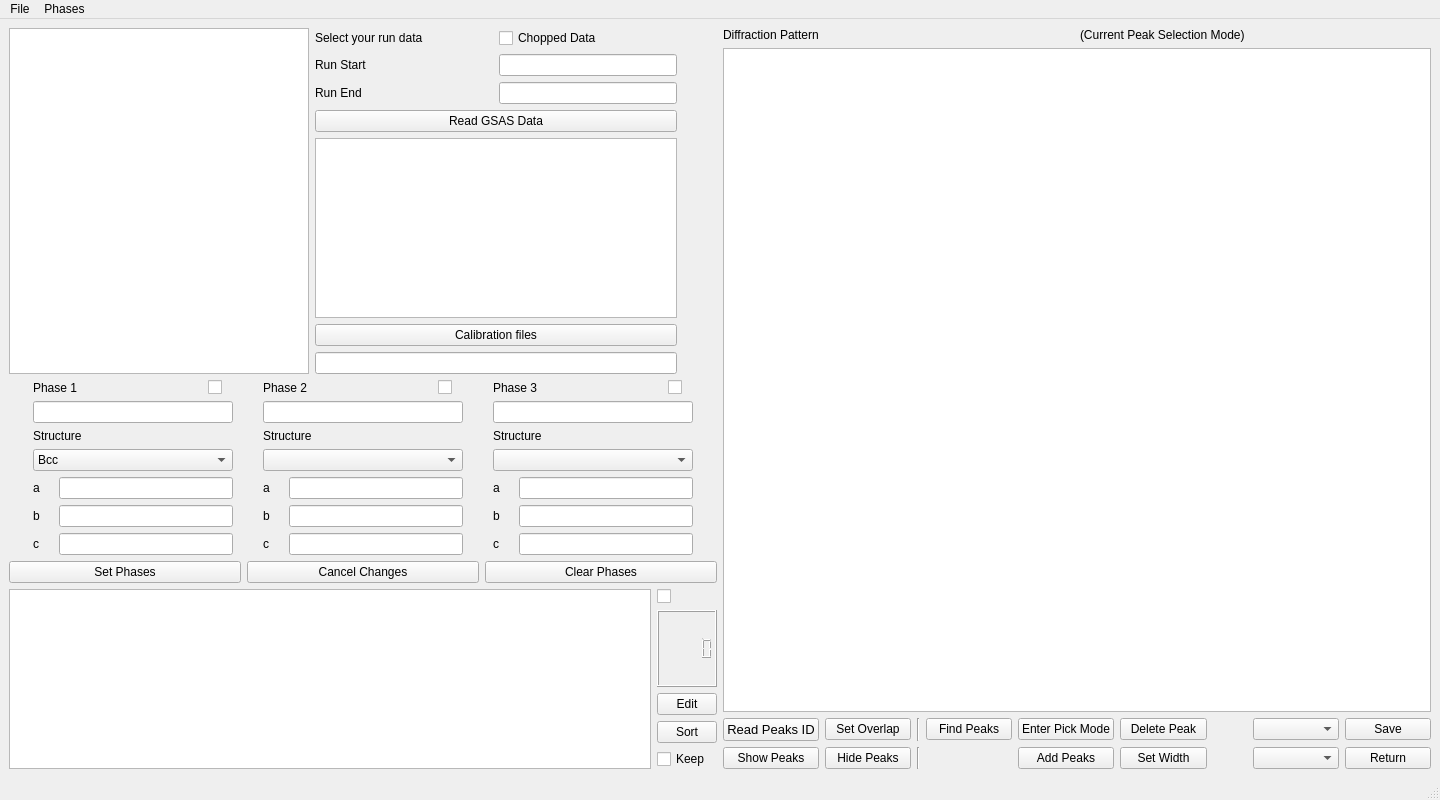
<?xml version="1.0" encoding="UTF-8"?>
<ui version="4.0">
 <class>MainWindow</class>
 <widget class="QMainWindow" name="MainWindow">
  <property name="geometry">
   <rect>
    <x>0</x>
    <y>0</y>
    <width>1440</width>
    <height>800</height>
   </rect>
  </property>
  <property name="windowTitle">
   <string>MainWindow</string>
  </property>
  <widget class="QWidget" name="centralwidget">
   <layout class="QGridLayout" name="gridLayout_3">
    <item row="0" column="0">
     <layout class="QHBoxLayout" name="horizontalLayout_18">
      <item>
       <layout class="QVBoxLayout" name="verticalLayout_10">
        <item>
         <layout class="QHBoxLayout" name="horizontalLayout_13">
          <item>
           <layout class="QGridLayout" name="gridLayout_4">
            <item row="0" column="0">
             <widget class="SinglePeakFitManageTree" name="treeView_iptsRun">
              <property name="sizePolicy">
               <sizepolicy hsizetype="Preferred" vsizetype="Expanding">
                <horstretch>0</horstretch>
                <verstretch>0</verstretch>
               </sizepolicy>
              </property>
              <property name="minimumSize">
               <size>
                <width>60</width>
                <height>0</height>
               </size>
              </property>
              <property name="maximumSize">
               <size>
                <width>300</width>
                <height>16777215</height>
               </size>
              </property>
             </widget>
            </item>
           </layout>
          </item>
          <item>
           <layout class="QVBoxLayout" name="verticalLayout_2">
            <item>
             <layout class="QHBoxLayout" name="horizontalLayout"/>
            </item>
            <item>
             <layout class="QHBoxLayout" name="horizontalLayout_2">
              <item>
               <widget class="QLabel" name="label_11">
                <property name="text">
                 <string>Select your run data</string>
                </property>
               </widget>
              </item>
              <item>
               <widget class="QCheckBox" name="checkBox_3">
                <property name="text">
                 <string>Chopped Data</string>
                </property>
               </widget>
              </item>
             </layout>
            </item>
            <item>
             <layout class="QGridLayout" name="gridLayout">
              <item row="0" column="1">
               <widget class="QLineEdit" name="lineEdit_startRunNumber">
                <property name="sizePolicy">
                 <sizepolicy hsizetype="Preferred" vsizetype="Fixed">
                  <horstretch>0</horstretch>
                  <verstretch>0</verstretch>
                 </sizepolicy>
                </property>
                <property name="maximumSize">
                 <size>
                  <width>200</width>
                  <height>16777215</height>
                 </size>
                </property>
               </widget>
              </item>
              <item row="1" column="0">
               <widget class="QLabel" name="label_26">
                <property name="text">
                 <string>Run End</string>
                </property>
               </widget>
              </item>
              <item row="1" column="1">
               <widget class="QLineEdit" name="lineEdit_endRunNumber">
                <property name="sizePolicy">
                 <sizepolicy hsizetype="Preferred" vsizetype="Fixed">
                  <horstretch>0</horstretch>
                  <verstretch>0</verstretch>
                 </sizepolicy>
                </property>
                <property name="maximumSize">
                 <size>
                  <width>200</width>
                  <height>16777215</height>
                 </size>
                </property>
               </widget>
              </item>
              <item row="0" column="0">
               <widget class="QLabel" name="label">
                <property name="text">
                 <string>Run Start</string>
                </property>
               </widget>
              </item>
             </layout>
            </item>
            <item>
             <layout class="QHBoxLayout" name="horizontalLayout_3">
              <item>
               <widget class="QPushButton" name="pushButton_readData">
                <property name="toolTip">
                 <string>&lt;html&gt;&lt;head/&gt;&lt;body&gt;&lt;p&gt;push this button wil have blabla effect!&lt;/p&gt;&lt;/body&gt;&lt;/html&gt;</string>
                </property>
                <property name="text">
                 <string>Read GSAS Data</string>
                </property>
               </widget>
              </item>
             </layout>
            </item>
            <item>
             <widget class="QTableWidget" name="tableWidget_existingPeakFile">
              <property name="sizePolicy">
               <sizepolicy hsizetype="Preferred" vsizetype="Expanding">
                <horstretch>0</horstretch>
                <verstretch>0</verstretch>
               </sizepolicy>
              </property>
              <property name="maximumSize">
               <size>
                <width>1000</width>
                <height>16777215</height>
               </size>
              </property>
              <property name="toolTip">
               <string>&lt;html&gt;&lt;head/&gt;&lt;body&gt;&lt;p&gt;Contain the overall ifnormation of all peak information. &lt;/p&gt;&lt;p&gt;List all the peak files that available for this IPTS&lt;/p&gt;&lt;/body&gt;&lt;/html&gt;</string>
              </property>
             </widget>
            </item>
            <item>
             <widget class="QPushButton" name="pushButton_loadCalibFile">
              <property name="toolTip">
               <string>&lt;html&gt;&lt;head/&gt;&lt;body&gt;&lt;p&gt;Vanadium calibration file for the loaded run&lt;/p&gt;&lt;p&gt;&lt;br/&gt;&lt;/p&gt;&lt;p&gt;(need to confirm that the calibration file is 'vanadium' calibration file)&lt;/p&gt;&lt;/body&gt;&lt;/html&gt;</string>
              </property>
              <property name="text">
               <string>Calibration files</string>
              </property>
             </widget>
            </item>
            <item>
             <widget class="QLineEdit" name="lineEdit_vanadiumCalibrationFile">
              <property name="sizePolicy">
               <sizepolicy hsizetype="Preferred" vsizetype="Fixed">
                <horstretch>0</horstretch>
                <verstretch>0</verstretch>
               </sizepolicy>
              </property>
              <property name="maximumSize">
               <size>
                <width>400</width>
                <height>16777215</height>
               </size>
              </property>
              <property name="text">
               <string/>
              </property>
             </widget>
            </item>
           </layout>
          </item>
          <item>
           <spacer name="horizontalSpacer_2">
            <property name="orientation">
             <enum>Qt::Horizontal</enum>
            </property>
            <property name="sizeType">
             <enum>QSizePolicy::Preferred</enum>
            </property>
            <property name="sizeHint" stdset="0">
             <size>
              <width>40</width>
              <height>20</height>
             </size>
            </property>
           </spacer>
          </item>
         </layout>
        </item>
        <item>
         <layout class="QGridLayout" name="gridLayout_8">
          <item row="4" column="0">
           <layout class="QGridLayout" name="gridLayout_9">
            <item row="1" column="1">
             <widget class="QLineEdit" name="lineEdit_b1">
              <property name="sizePolicy">
               <sizepolicy hsizetype="Preferred" vsizetype="Fixed">
                <horstretch>0</horstretch>
                <verstretch>0</verstretch>
               </sizepolicy>
              </property>
              <property name="maximumSize">
               <size>
                <width>200</width>
                <height>16777215</height>
               </size>
              </property>
             </widget>
            </item>
            <item row="0" column="1">
             <widget class="QLineEdit" name="lineEdit_a1">
              <property name="sizePolicy">
               <sizepolicy hsizetype="Preferred" vsizetype="Fixed">
                <horstretch>0</horstretch>
                <verstretch>0</verstretch>
               </sizepolicy>
              </property>
              <property name="maximumSize">
               <size>
                <width>200</width>
                <height>16777215</height>
               </size>
              </property>
             </widget>
            </item>
            <item row="0" column="0">
             <widget class="QLabel" name="label_17">
              <property name="maximumSize">
               <size>
                <width>20</width>
                <height>16777215</height>
               </size>
              </property>
              <property name="text">
               <string>a</string>
              </property>
             </widget>
            </item>
            <item row="2" column="1">
             <widget class="QLineEdit" name="lineEdit_c1">
              <property name="sizePolicy">
               <sizepolicy hsizetype="Preferred" vsizetype="Fixed">
                <horstretch>0</horstretch>
                <verstretch>0</verstretch>
               </sizepolicy>
              </property>
              <property name="maximumSize">
               <size>
                <width>200</width>
                <height>16777215</height>
               </size>
              </property>
             </widget>
            </item>
            <item row="1" column="0">
             <widget class="QLabel" name="label_18">
              <property name="maximumSize">
               <size>
                <width>20</width>
                <height>16777215</height>
               </size>
              </property>
              <property name="text">
               <string>b</string>
              </property>
             </widget>
            </item>
            <item row="2" column="0">
             <widget class="QLabel" name="label_19">
              <property name="maximumSize">
               <size>
                <width>20</width>
                <height>16777215</height>
               </size>
              </property>
              <property name="text">
               <string>c</string>
              </property>
             </widget>
            </item>
           </layout>
          </item>
          <item row="4" column="2">
           <layout class="QGridLayout" name="gridLayout_12">
            <item row="1" column="0">
             <widget class="QLabel" name="label_23">
              <property name="maximumSize">
               <size>
                <width>20</width>
                <height>16777215</height>
               </size>
              </property>
              <property name="text">
               <string>b</string>
              </property>
             </widget>
            </item>
            <item row="1" column="1">
             <widget class="QLineEdit" name="lineEdit_b3">
              <property name="sizePolicy">
               <sizepolicy hsizetype="Preferred" vsizetype="Fixed">
                <horstretch>0</horstretch>
                <verstretch>0</verstretch>
               </sizepolicy>
              </property>
              <property name="maximumSize">
               <size>
                <width>200</width>
                <height>16777215</height>
               </size>
              </property>
             </widget>
            </item>
            <item row="0" column="1">
             <widget class="QLineEdit" name="lineEdit_a3">
              <property name="sizePolicy">
               <sizepolicy hsizetype="Preferred" vsizetype="Fixed">
                <horstretch>0</horstretch>
                <verstretch>0</verstretch>
               </sizepolicy>
              </property>
              <property name="maximumSize">
               <size>
                <width>200</width>
                <height>16777215</height>
               </size>
              </property>
             </widget>
            </item>
            <item row="2" column="1">
             <widget class="QLineEdit" name="lineEdit_c3">
              <property name="sizePolicy">
               <sizepolicy hsizetype="Preferred" vsizetype="Fixed">
                <horstretch>0</horstretch>
                <verstretch>0</verstretch>
               </sizepolicy>
              </property>
              <property name="maximumSize">
               <size>
                <width>200</width>
                <height>16777215</height>
               </size>
              </property>
             </widget>
            </item>
            <item row="0" column="0">
             <widget class="QLabel" name="label_8">
              <property name="text">
               <string>a</string>
              </property>
             </widget>
            </item>
            <item row="2" column="0">
             <widget class="QLabel" name="label_9">
              <property name="text">
               <string>c</string>
              </property>
             </widget>
            </item>
           </layout>
          </item>
          <item row="3" column="0">
           <widget class="QComboBox" name="comboBox_structure1">
            <property name="maximumSize">
             <size>
              <width>200</width>
              <height>16777215</height>
             </size>
            </property>
            <item>
             <property name="text">
              <string>Bcc</string>
             </property>
            </item>
            <item>
             <property name="text">
              <string>Fcc</string>
             </property>
            </item>
            <item>
             <property name="text">
              <string>HCP</string>
             </property>
            </item>
           </widget>
          </item>
          <item row="1" column="2">
           <widget class="QLineEdit" name="lineEdit_phaseName3">
            <property name="sizePolicy">
             <sizepolicy hsizetype="Preferred" vsizetype="Fixed">
              <horstretch>0</horstretch>
              <verstretch>0</verstretch>
             </sizepolicy>
            </property>
            <property name="maximumSize">
             <size>
              <width>200</width>
              <height>16777215</height>
             </size>
            </property>
           </widget>
          </item>
          <item row="2" column="0">
           <widget class="QLabel" name="label_21">
            <property name="maximumSize">
             <size>
              <width>200</width>
              <height>16777215</height>
             </size>
            </property>
            <property name="text">
             <string>Structure</string>
            </property>
           </widget>
          </item>
          <item row="1" column="1">
           <widget class="QLineEdit" name="lineEdit_phaseName2">
            <property name="sizePolicy">
             <sizepolicy hsizetype="Preferred" vsizetype="Fixed">
              <horstretch>0</horstretch>
              <verstretch>0</verstretch>
             </sizepolicy>
            </property>
            <property name="maximumSize">
             <size>
              <width>200</width>
              <height>16777215</height>
             </size>
            </property>
           </widget>
          </item>
          <item row="3" column="1">
           <widget class="QComboBox" name="comboBox_structure2">
            <property name="maximumSize">
             <size>
              <width>200</width>
              <height>16777215</height>
             </size>
            </property>
           </widget>
          </item>
          <item row="4" column="1">
           <layout class="QGridLayout" name="gridLayout_11">
            <item row="1" column="1">
             <widget class="QLineEdit" name="lineEdit_b2">
              <property name="sizePolicy">
               <sizepolicy hsizetype="Preferred" vsizetype="Fixed">
                <horstretch>0</horstretch>
                <verstretch>0</verstretch>
               </sizepolicy>
              </property>
              <property name="maximumSize">
               <size>
                <width>200</width>
                <height>16777215</height>
               </size>
              </property>
             </widget>
            </item>
            <item row="0" column="1">
             <widget class="QLineEdit" name="lineEdit_a2">
              <property name="sizePolicy">
               <sizepolicy hsizetype="Preferred" vsizetype="Fixed">
                <horstretch>0</horstretch>
                <verstretch>0</verstretch>
               </sizepolicy>
              </property>
              <property name="maximumSize">
               <size>
                <width>200</width>
                <height>16777215</height>
               </size>
              </property>
             </widget>
            </item>
            <item row="0" column="0">
             <widget class="QLabel" name="label_22">
              <property name="maximumSize">
               <size>
                <width>20</width>
                <height>16777215</height>
               </size>
              </property>
              <property name="text">
               <string>a</string>
              </property>
             </widget>
            </item>
            <item row="2" column="1">
             <widget class="QLineEdit" name="lineEdit_c2">
              <property name="sizePolicy">
               <sizepolicy hsizetype="Preferred" vsizetype="Fixed">
                <horstretch>0</horstretch>
                <verstretch>0</verstretch>
               </sizepolicy>
              </property>
              <property name="maximumSize">
               <size>
                <width>200</width>
                <height>16777215</height>
               </size>
              </property>
             </widget>
            </item>
            <item row="1" column="0">
             <widget class="QLabel" name="label_4">
              <property name="text">
               <string>b</string>
              </property>
             </widget>
            </item>
            <item row="2" column="0">
             <widget class="QLabel" name="label_7">
              <property name="text">
               <string>c</string>
              </property>
             </widget>
            </item>
           </layout>
          </item>
          <item row="2" column="2">
           <widget class="QLabel" name="label_6">
            <property name="text">
             <string>Structure</string>
            </property>
           </widget>
          </item>
          <item row="2" column="1">
           <widget class="QLabel" name="label_5">
            <property name="text">
             <string>Structure</string>
            </property>
           </widget>
          </item>
          <item row="3" column="2">
           <widget class="QComboBox" name="comboBox_structure3">
            <property name="maximumSize">
             <size>
              <width>200</width>
              <height>16777215</height>
             </size>
            </property>
           </widget>
          </item>
          <item row="1" column="0">
           <widget class="QLineEdit" name="lineEdit_phaseName1">
            <property name="sizePolicy">
             <sizepolicy hsizetype="Preferred" vsizetype="Fixed">
              <horstretch>0</horstretch>
              <verstretch>0</verstretch>
             </sizepolicy>
            </property>
            <property name="maximumSize">
             <size>
              <width>200</width>
              <height>16777215</height>
             </size>
            </property>
           </widget>
          </item>
          <item row="0" column="0">
           <layout class="QHBoxLayout" name="horizontalLayout_6">
            <item>
             <widget class="QLabel" name="label_16">
              <property name="maximumSize">
               <size>
                <width>200</width>
                <height>16777215</height>
               </size>
              </property>
              <property name="text">
               <string>Phase 1</string>
              </property>
             </widget>
            </item>
            <item>
             <widget class="QCheckBox" name="checkBox_usePhase1">
              <property name="maximumSize">
               <size>
                <width>25</width>
                <height>16777215</height>
               </size>
              </property>
              <property name="text">
               <string/>
              </property>
             </widget>
            </item>
           </layout>
          </item>
          <item row="0" column="1">
           <layout class="QHBoxLayout" name="horizontalLayout_7">
            <item>
             <widget class="QLabel" name="label_15">
              <property name="text">
               <string>Phase 2</string>
              </property>
             </widget>
            </item>
            <item>
             <widget class="QCheckBox" name="checkBox_usePhase2">
              <property name="maximumSize">
               <size>
                <width>25</width>
                <height>16777215</height>
               </size>
              </property>
              <property name="text">
               <string/>
              </property>
             </widget>
            </item>
           </layout>
          </item>
          <item row="0" column="2">
           <layout class="QHBoxLayout" name="horizontalLayout_8">
            <item>
             <widget class="QLabel" name="label_20">
              <property name="text">
               <string>Phase 3</string>
              </property>
             </widget>
            </item>
            <item>
             <widget class="QCheckBox" name="checkBox_usePhase3">
              <property name="maximumSize">
               <size>
                <width>25</width>
                <height>16777215</height>
               </size>
              </property>
              <property name="text">
               <string/>
              </property>
             </widget>
            </item>
           </layout>
          </item>
         </layout>
        </item>
        <item>
         <layout class="QHBoxLayout" name="horizontalLayout_5">
          <item>
           <widget class="QPushButton" name="pushButton_setPhases">
            <property name="text">
             <string>Set Phases</string>
            </property>
           </widget>
          </item>
          <item>
           <widget class="QPushButton" name="pushButton_cancelPhaseChange">
            <property name="text">
             <string>Cancel Changes</string>
            </property>
           </widget>
          </item>
          <item>
           <widget class="QPushButton" name="pushButton_clearPhase">
            <property name="text">
             <string>Clear Phases</string>
            </property>
           </widget>
          </item>
         </layout>
        </item>
        <item>
         <layout class="QHBoxLayout" name="horizontalLayout_4">
          <item>
           <widget class="PeakParameterTable" name="tableWidget_peakParameter">
            <property name="sizePolicy">
             <sizepolicy hsizetype="MinimumExpanding" vsizetype="Expanding">
              <horstretch>0</horstretch>
              <verstretch>0</verstretch>
             </sizepolicy>
            </property>
            <property name="toolTip">
             <string>&lt;html&gt;&lt;head/&gt;&lt;body&gt;&lt;p&gt;Peak width is the fitting range for 2 peaks.&lt;/p&gt;&lt;p&gt;It will be picked up by xmin and xmax of the graph&lt;/p&gt;&lt;p&gt;&lt;br/&gt;&lt;/p&gt;&lt;p&gt;Nomenclature:&lt;/p&gt;&lt;p&gt;1. width (vdrive): peak fit range = 6 * FWHM&lt;/p&gt;&lt;p&gt;2. If there are more than 1 peak overlapped, then use 'number of peak to notify that the number of peak overlapped'&lt;/p&gt;&lt;/body&gt;&lt;/html&gt;</string>
            </property>
           </widget>
          </item>
          <item>
           <layout class="QVBoxLayout" name="verticalLayout">
            <item>
             <widget class="QCheckBox" name="checkBox_selectPeaks">
              <property name="maximumSize">
               <size>
                <width>60</width>
                <height>16777215</height>
               </size>
              </property>
              <property name="text">
               <string/>
              </property>
             </widget>
            </item>
            <item>
             <widget class="QLCDNumber" name="lcdNumber">
              <property name="sizePolicy">
               <sizepolicy hsizetype="Minimum" vsizetype="Minimum">
                <horstretch>0</horstretch>
                <verstretch>0</verstretch>
               </sizepolicy>
              </property>
              <property name="maximumSize">
               <size>
                <width>60</width>
                <height>16777215</height>
               </size>
              </property>
              <property name="toolTip">
               <string>&lt;html&gt;&lt;head/&gt;&lt;body&gt;&lt;p&gt;Number of peaks&lt;/p&gt;&lt;/body&gt;&lt;/html&gt;</string>
              </property>
              <property name="layoutDirection">
               <enum>Qt::LeftToRight</enum>
              </property>
             </widget>
            </item>
            <item>
             <widget class="QPushButton" name="pushButton_editTableContents">
              <property name="maximumSize">
               <size>
                <width>60</width>
                <height>16777215</height>
               </size>
              </property>
              <property name="text">
               <string>Edit</string>
              </property>
             </widget>
            </item>
            <item>
             <widget class="QPushButton" name="pushButton_sortPeaks">
              <property name="maximumSize">
               <size>
                <width>60</width>
                <height>16777215</height>
               </size>
              </property>
              <property name="toolTip">
               <string>&lt;html&gt;&lt;head/&gt;&lt;body&gt;&lt;p&gt;Sort peaks by peak positions&lt;/p&gt;&lt;/body&gt;&lt;/html&gt;</string>
              </property>
              <property name="text">
               <string>Sort</string>
              </property>
             </widget>
            </item>
            <item>
             <widget class="QCheckBox" name="checkBox_keepPeaksInTable">
              <property name="toolTip">
               <string>&lt;html&gt;&lt;head/&gt;&lt;body&gt;&lt;p&gt;Keep peaks in the peak table while importing peaks from peak ID file&lt;/p&gt;&lt;/body&gt;&lt;/html&gt;</string>
              </property>
              <property name="text">
               <string>Keep</string>
              </property>
             </widget>
            </item>
           </layout>
          </item>
         </layout>
        </item>
       </layout>
      </item>
      <item>
       <layout class="QVBoxLayout" name="verticalLayout_8">
        <item>
         <layout class="QHBoxLayout" name="horizontalLayout_9">
          <item>
           <widget class="QLabel" name="label_diffractionMessage">
            <property name="text">
             <string>Diffraction Pattern</string>
            </property>
           </widget>
          </item>
          <item>
           <widget class="QLabel" name="label_peakSelectionMode">
            <property name="text">
             <string>(Current Peak Selection Mode)</string>
            </property>
           </widget>
          </item>
         </layout>
        </item>
        <item>
         <widget class="DiffractionPlotView" name="graphicsView_main"/>
        </item>
        <item>
         <layout class="QGridLayout" name="gridLayout_2">
          <item row="1" column="0">
           <widget class="QPushButton" name="pushButton_showPeaks">
            <property name="toolTip">
             <string>&lt;html&gt;&lt;head/&gt;&lt;body&gt;&lt;p&gt;Highlight selected peaks in the left table&lt;/p&gt;&lt;/body&gt;&lt;/html&gt;</string>
            </property>
            <property name="text">
             <string>Show Peaks</string>
            </property>
           </widget>
          </item>
          <item row="0" column="4">
           <widget class="QPushButton" name="pushButton_peakPickerMode">
            <property name="toolTip">
             <string>&lt;html&gt;&lt;head/&gt;&lt;body&gt;&lt;p&gt;Enter or leave peak picking mode&lt;/p&gt;&lt;/body&gt;&lt;/html&gt;</string>
            </property>
            <property name="text">
             <string>Enter Pick Mode</string>
            </property>
           </widget>
          </item>
          <item row="1" column="2">
           <widget class="Line" name="line_2">
            <property name="orientation">
             <enum>Qt::Vertical</enum>
            </property>
           </widget>
          </item>
          <item row="0" column="10">
           <widget class="QPushButton" name="pushButton_save">
            <property name="toolTip">
             <string>&lt;html&gt;&lt;head/&gt;&lt;body&gt;&lt;p&gt;push this button wil have blabla effect!&lt;/p&gt;&lt;/body&gt;&lt;/html&gt;</string>
            </property>
            <property name="text">
             <string>Save</string>
            </property>
           </widget>
          </item>
          <item row="1" column="10">
           <widget class="QPushButton" name="pushButton_return">
            <property name="toolTip">
             <string>&lt;html&gt;&lt;head/&gt;&lt;body&gt;&lt;p&gt;push this button wil have blabla effect!&lt;/p&gt;&lt;/body&gt;&lt;/html&gt;</string>
            </property>
            <property name="text">
             <string>Return</string>
            </property>
           </widget>
          </item>
          <item row="1" column="9">
           <widget class="QComboBox" name="comboBox_bankNumbers">
            <property name="toolTip">
             <string>&lt;html&gt;&lt;head/&gt;&lt;body&gt;&lt;p&gt;Bank numbers&lt;/p&gt;&lt;p&gt;It is a list of the available of bank numbers that are loaded.&lt;/p&gt;&lt;/body&gt;&lt;/html&gt;</string>
            </property>
           </widget>
          </item>
          <item row="0" column="9">
           <widget class="QComboBox" name="comboBox_runNumber">
            <property name="toolTip">
             <string>&lt;html&gt;&lt;head/&gt;&lt;body&gt;&lt;p&gt;Run number&lt;/p&gt;&lt;/body&gt;&lt;/html&gt;</string>
            </property>
           </widget>
          </item>
          <item row="0" column="8">
           <spacer name="horizontalSpacer">
            <property name="orientation">
             <enum>Qt::Horizontal</enum>
            </property>
            <property name="sizeType">
             <enum>QSizePolicy::Preferred</enum>
            </property>
            <property name="sizeHint" stdset="0">
             <size>
              <width>40</width>
              <height>20</height>
             </size>
            </property>
           </spacer>
          </item>
          <item row="0" column="6">
           <widget class="QPushButton" name="pushButton_deletePeaks">
            <property name="toolTip">
             <string>&lt;html&gt;&lt;head/&gt;&lt;body&gt;&lt;p&gt;Delete the selected peaks from peak table&lt;/p&gt;&lt;/body&gt;&lt;/html&gt;</string>
            </property>
            <property name="text">
             <string>Delete Peak</string>
            </property>
           </widget>
          </item>
          <item row="1" column="1">
           <widget class="QPushButton" name="pushButton_hidePeaks">
            <property name="text">
             <string>Hide Peaks</string>
            </property>
           </widget>
          </item>
          <item row="0" column="1">
           <widget class="QPushButton" name="pushButton_claimOverlappedPeaks">
            <property name="toolTip">
             <string>&lt;html&gt;&lt;head/&gt;&lt;body&gt;&lt;p&gt;Claim the peaks that are selected in the right table to be overlapped according to observation.&lt;/p&gt;&lt;/body&gt;&lt;/html&gt;</string>
            </property>
            <property name="text">
             <string>Set Overlap</string>
            </property>
           </widget>
          </item>
          <item row="0" column="0">
           <widget class="QPushButton" name="pushButton_readPeakFile">
            <property name="font">
             <font>
              <pointsize>10</pointsize>
             </font>
            </property>
            <property name="text">
             <string>Read Peaks ID</string>
            </property>
           </widget>
          </item>
          <item row="1" column="4">
           <widget class="QPushButton" name="pushButton_addPeaks">
            <property name="toolTip">
             <string>&lt;html&gt;&lt;head/&gt;&lt;body&gt;&lt;p&gt;Add all peaks shown on figures&lt;/p&gt;&lt;/body&gt;&lt;/html&gt;</string>
            </property>
            <property name="text">
             <string>Add Peaks</string>
            </property>
           </widget>
          </item>
          <item row="0" column="2">
           <widget class="Line" name="line">
            <property name="orientation">
             <enum>Qt::Vertical</enum>
            </property>
           </widget>
          </item>
          <item row="0" column="3">
           <widget class="QPushButton" name="pushButton_findPeaks">
            <property name="toolTip">
             <string>&lt;html&gt;&lt;head/&gt;&lt;body&gt;&lt;p&gt;Find all peaks in the diffraction pattern&lt;/p&gt;&lt;p&gt;Case 1: If user does not provide structure information, then it will run FindPeaks();&lt;/p&gt;&lt;p&gt;Case 2: If user gives known structure, then this one will just plot peaks according to lattice parameters.&lt;/p&gt;&lt;/body&gt;&lt;/html&gt;</string>
            </property>
            <property name="text">
             <string>Find Peaks</string>
            </property>
           </widget>
          </item>
          <item row="1" column="6">
           <widget class="QPushButton" name="pushButton_setPeakWidth">
            <property name="toolTip">
             <string>&lt;html&gt;&lt;head/&gt;&lt;body&gt;&lt;p&gt;Set width to selected peaks to a same value.&lt;/p&gt;&lt;/body&gt;&lt;/html&gt;</string>
            </property>
            <property name="text">
             <string>Set Width</string>
            </property>
           </widget>
          </item>
         </layout>
        </item>
        <item>
         <layout class="QHBoxLayout" name="horizontalLayout_16"/>
        </item>
       </layout>
      </item>
      <item>
       <layout class="QVBoxLayout" name="verticalLayout_9"/>
      </item>
     </layout>
    </item>
   </layout>
  </widget>
  <widget class="QMenuBar" name="menubar">
   <property name="geometry">
    <rect>
     <x>0</x>
     <y>0</y>
     <width>1440</width>
     <height>25</height>
    </rect>
   </property>
   <widget class="QMenu" name="menuTest">
    <property name="title">
     <string>File</string>
    </property>
    <addaction name="actionExit"/>
   </widget>
   <widget class="QMenu" name="menuPhases">
    <property name="title">
     <string>Phases</string>
    </property>
    <addaction name="actionLoad"/>
   </widget>
   <addaction name="menuTest"/>
   <addaction name="menuPhases"/>
  </widget>
  <widget class="QStatusBar" name="statusbar"/>
  <action name="actionExit">
   <property name="text">
    <string>Quit</string>
   </property>
   <property name="shortcut">
    <string>Ctrl+E</string>
   </property>
  </action>
  <action name="actionLoad">
   <property name="text">
    <string>Load</string>
   </property>
   <property name="shortcut">
    <string>Ctrl+L</string>
   </property>
  </action>
 </widget>
 <customwidgets>
  <customwidget>
   <class>DiffractionPlotView</class>
   <extends>QGraphicsView</extends>
   <header>diffractionplotview.h</header>
  </customwidget>
  <customwidget>
   <class>PeakParameterTable</class>
   <extends>QTableWidget</extends>
   <header>vdrivetablewidgets.h</header>
  </customwidget>
  <customwidget>
   <class>SinglePeakFitManageTree</class>
   <extends>QTreeView</extends>
   <header>vdrivetreewidgets.h</header>
  </customwidget>
 </customwidgets>
 <resources/>
 <connections/>
</ui>
